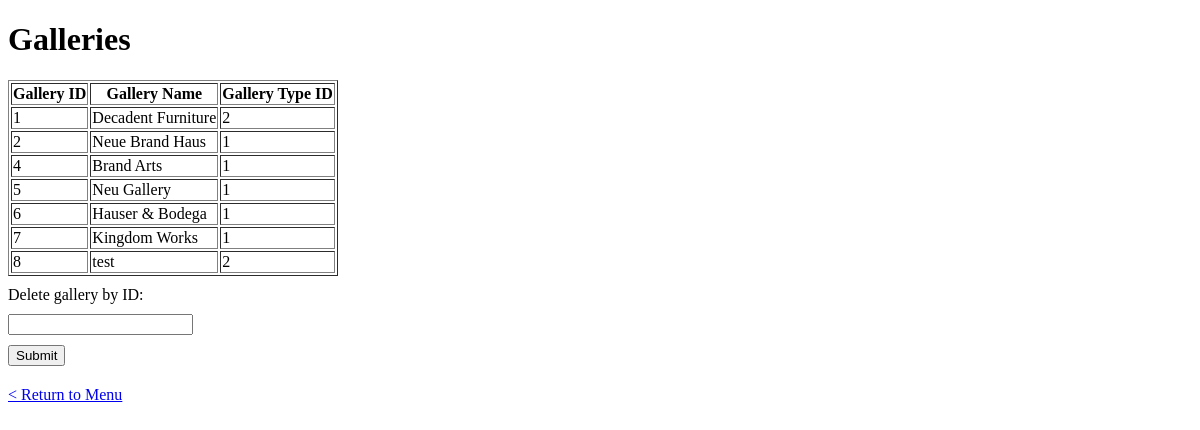
The app's page /viewgal with its own data.
### tables this page shows
CREATE TABLE galleryTable (
galleryID INTEGER PRIMARY KEY,
galleryName TEXT NOT NULL,
galleryTypeID INTEGER NOT NULL,
FOREIGN KEY (galleryTypeID)
REFERENCES galleryTypeTable (galleryTypeID)
);

### app.py (the view, shortened to what this page needs)
@app.route('/viewgal', methods=['GET', 'POST'])
def viewgal():
    conn = sqlite3.connect('database.db')
    cursor = conn.cursor()
    cursor.execute('SELECT * FROM galleryTable')
    rows = cursor.fetchall()
    conn.close()
    return render_template('viewgal.html', galleries=rows)

### templates/viewgal.html (shortened to what this page needs)
{% extends 'base.html' %}
{% block main %}
<h1>Galleries</h1>
    <table border="1">
        <tr>
            <th>Gallery ID</th>
            <th>Gallery Name</th>
            <th>Gallery Type ID</th>
        </tr>
        {% for gallery in galleries %}
            <tr>
                <td>{{ gallery[0] }}</td>
                <td>{{ gallery[1] }}</td>
                <td>{{ gallery[2] }}</td>
            </tr>
        {% endfor %}
    </table>
    <form id="myForm">
        <label for="input1">Delete gallery by ID:</label>
        <input type="text" id="input1" name="input1">
        <button type="submit">Submit</button>
    </form>
    <p><a href="/">< Return to Menu</a></p>
{% endblock %}

### records on screen
galleryTable: galleryID "1", galleryName "Decadent Furniture", galleryTypeID "2"
galleryTable: galleryID "2", galleryName "Neue Brand Haus", galleryTypeID "1"
galleryTable: galleryID "4", galleryName "Brand Arts", galleryTypeID "1"
galleryTable: galleryID "5", galleryName "Neu Gallery", galleryTypeID "1"
galleryTable: galleryID "6", galleryName "Hauser & Bodega", galleryTypeID "1"
galleryTable: galleryID "7", galleryName "Kingdom Works", galleryTypeID "1"
galleryTable: galleryID "8", galleryName "test", galleryTypeID "2"
